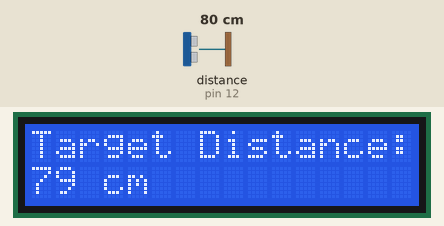
Simulated run of this sketch. Board: Arduino Uno, built with avr-gcc and run on an emulated ATmega328P. Parts: 16×2 character LCD. Wiring (inferred from the names in the program): ultrasonic range finder: trigger pin 13; echo pin 12. Inputs (shaded band) come from the test bench; at power-on: distance to the obstacle (sensor on pin 12) 80 cm. The echo pulse lasts 58.3 µs per cm; what the sketch prints to the serial monitor is not drawn.

Above: at 1.2 s.
1.3 s: distance to the obstacle (sensor on pin 12) set to 2 cm
At 2.5 s:
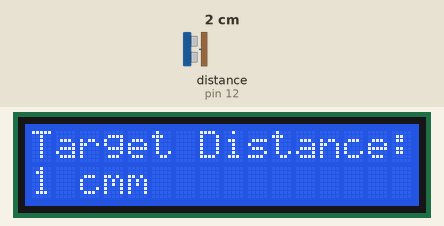
2.8 s: distance to the obstacle (sensor on pin 12) set to 4 cm
At 3.2 s:
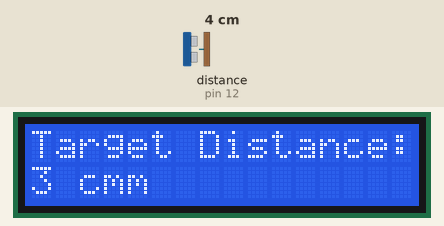
4.3 s: distance to the obstacle (sensor on pin 12) set to 299 cm
At 5.1 s:
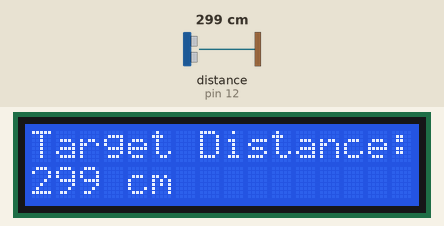
5.9 s: distance to the obstacle (sensor on pin 12) set to 9 cm
At 7.2 s:
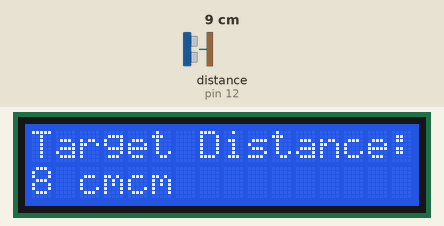
Timing chart, 0 to 8.6 s (numbered marks = the images above; inputs shaded):
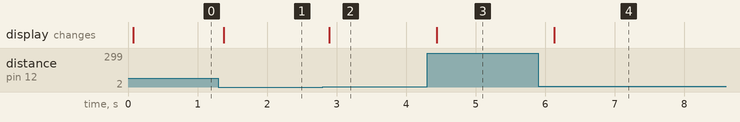

The sketch:

vivek.ino
```cpp
 /*
* Ultrasonic Sensor HC-SR04 and Arduino Tutorial
*
* by Dejan Nedelkovski,
* www.HowToMechatronics.com
*
*/
// defines pins numbers
const int trigPin = 13;
const int echoPin = 12;
// defines variables
long duration;
int distance;
#include <LiquidCrystal.h> //Load Liquid Crystal Library

LiquidCrystal LCD(11,10,9,2,3,4,5); //Create Liquid Crystal Object called LCD

#define trigPin 13 //Sensor Echo pin connected to Arduino pin 13

#define echoPin 12 //Sensor Trip pin connected to Arduino pin 12

//Simple program just for testing the HC-SR04 Ultrasonic Sensor with LCD dispaly

//URL:

void setup() {
pinMode(trigPin, OUTPUT); // Sets the trigPin as an Output
pinMode(echoPin, INPUT); // Sets the echoPin as an Input
Serial.begin(9600); // Starts the serial communication
pinMode(trigPin, OUTPUT);

pinMode(echoPin, INPUT);

LCD.begin(16,2); //Tell Arduino to start your 16 column 2 row LCD

LCD.setCursor(0,0); //Set LCD cursor to upper left corner, column 0, row 0

LCD.print("Target Distance:"); //Print Message on First Row

}
void loop() {
// Clears the trigPin
digitalWrite(trigPin, LOW);
delayMicroseconds(2);
// Sets the trigPin on HIGH state for 10 micro seconds
digitalWrite(trigPin, HIGH);
delayMicroseconds(10);
digitalWrite(trigPin, LOW);
// Reads the echoPin, returns the sound wave travel time in microseconds
duration = pulseIn(echoPin, HIGH);
// Calculating the distance
distance= duration*0.034/2;
// Prints the distance on the Serial Monitor
Serial.print("Distance: ");
Serial.println(distance);
long duration, distance;

digitalWrite(trigPin, LOW);

delayMicroseconds(2);

digitalWrite(trigPin, HIGH);

delayMicroseconds(10);

digitalWrite(trigPin, LOW);

duration = pulseIn(echoPin, HIGH);

distance = (duration/2) / 29.1;

LCD.setCursor(0,1); //Set cursor to first column of second row

LCD.print(" "); //Print blanks to clear the row

LCD.setCursor(0,1); //Set Cursor again to first column of second row

LCD.print(distance); //Print measured distance

LCD.print(" cm"); //Print your units.

delay(250); //pause to let things settle
}
```

Measured:
- after the input at 1.3 s, the display: changes after 0.08 s (image 1)
- after the input at 2.8 s, the display: changes after 0.09 s (image 2)
- after the input at 4.3 s, the display: changes after 0.14 s (image 3)
- after the input at 5.9 s, the display: changes after 0.23 s (image 4)
